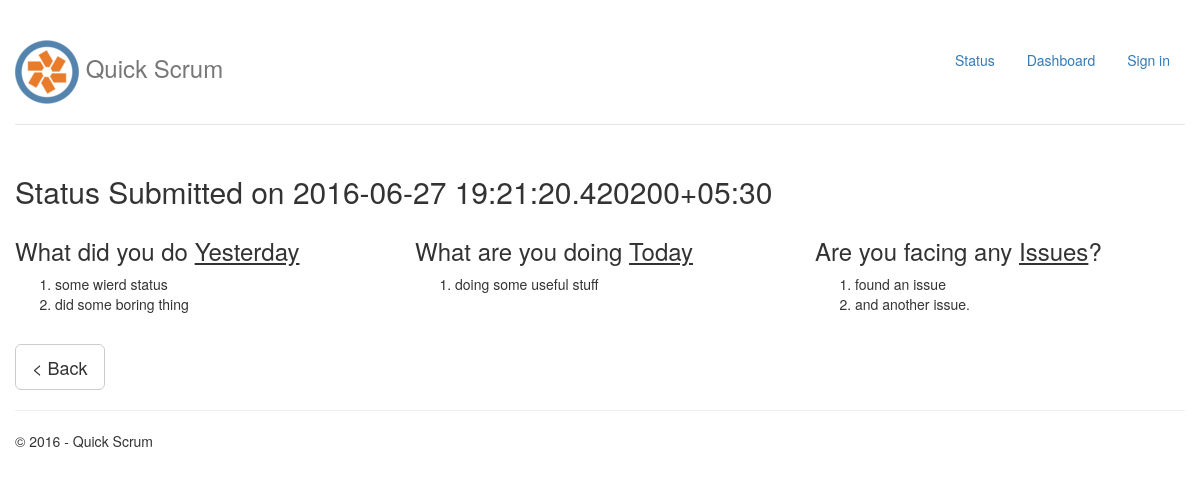
The app's page /readstatus/13/ with its own data.
### app/models.py (models this page shows)
class YesterdayStatus(models.Model):
    status_text = models.TextField()
    status = models.ForeignKey(Status)
    @property
    def get_issues_beneath(self):
        return Status_JiraIssue.objects.filter(status_id=self.status.id,
                                               status_particulars_id=self.id,
                                               status_type="Yesterday")

class TodayStatus(models.Model):
    status_text = models.TextField()
    status = models.ForeignKey(Status)
    @property
    def get_issues_beneath(self):
        return Status_JiraIssue.objects.filter(status_id=self.status.id,
                                               status_particulars_id=self.id,
                                               status_type="Today")

class IssueStatus(models.Model):
    status_text = models.TextField()
    status = models.ForeignKey(Status)
    @property
    def get_issues_beneath(self):
        return Status_JiraIssue.objects.filter(status_id=self.status.id,
                                               status_particulars_id=self.id,
                                               status_type="Issue")

### app/views.py (the view)
# urls.py: url(r'^readstatus/(?P<status_id>\w+)/$', readstatus_view, name='readstatus'),
def readstatus_view(request, status_id):
    assert isinstance(request, HttpRequest)
    s = Status.objects.filter(id=status_id).first()
    ylist = YesterdayStatus.objects.filter(status_id=status_id)
    tlist = TodayStatus.objects.filter(status_id=status_id)
    ilist = IssueStatus.objects.filter(status_id=status_id)
    jira_site_url = None
    if hasattr(settings, 'JIRA'):
        jira_site_url = settings.JIRA['site_url']
    return render(request,
                  'app/readstatus.html',
                  {
                      'title':'Status Submitted on %s' % timezone.localtime(s.timestamp), #("%d %b %Y %I:%M:%S %p"),
                      'year':now().year,
                      'yesterday_list':ylist,
                      'today_list':tlist,
                      'issue_list':ilist,
                      'jira_site_url':jira_site_url,
                  })

### app/templates/app/readstatus.html (shortened to what this page needs)
﻿{% extends "app/layout.html" %}
{% block content %}
{% load static %}
<h2>{{title}}</h2>
<div class="row">
    <div class="yesterday col-md-4">
	    <h3>What did you do <u>Yesterday</u></h3>
	    <ol class="statuses">
            {% for y in yesterday_list %}
            <li>
                {{y.status_text}}
            </li>
            {% endfor %}
        </ol>
    </div>
    <div class="today col-md-4">
	    <h3>What are you doing <u>Today</u></h3>
        <ol>
            {% for t in today_list %}
            <li>
                {{t.status_text}}
            </li>
            {% endfor %}
        </ol>
    </div>
    <div class="issues col-md-4">
	    <h3>Are you facing any <u>Issues</u>?</h3>
        <ol>
            {% for i in issue_list %}
            <li>
                {{i.status_text}}
            </li>
            {% endfor %}
        </ol>
    </div>
</div>
<br />
<a class="btn btn-lg btn-default" href="{% url 'dashboard' %}">&lt; Back</a>
{% endblock %}

### app/static/app/content/jumbotron-narrow.css (style rules this page uses)
body { padding-top: 20px; padding-bottom: 20px; }

### records on screen
YesterdayStatus: status_text "some wierd status"
YesterdayStatus: status_text "did some boring thing"
TodayStatus: status_text "doing some useful stuff"
IssueStatus: status_text "found an issue"
IssueStatus: status_text "and another issue."

### other values on screen
{{ title }} "Status Submitted on 2016-06-27 19:21:20.420200+05:30"
